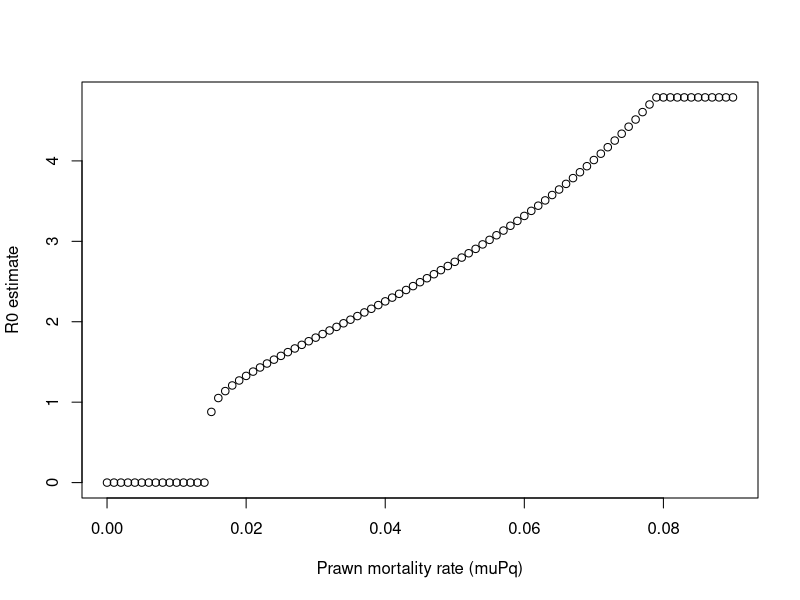
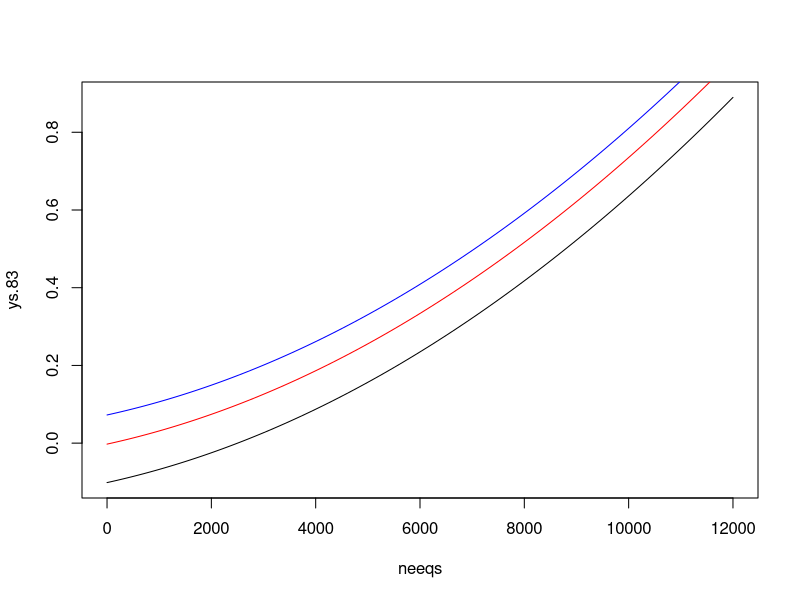
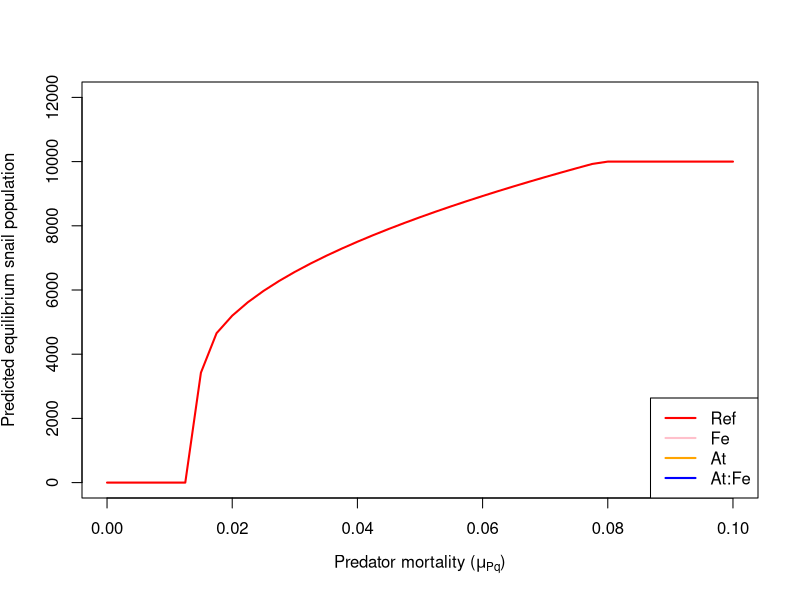
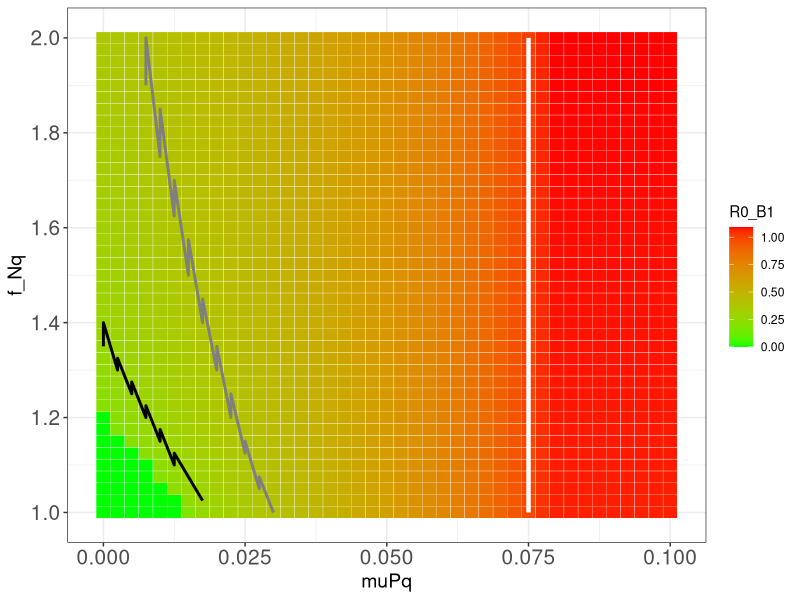
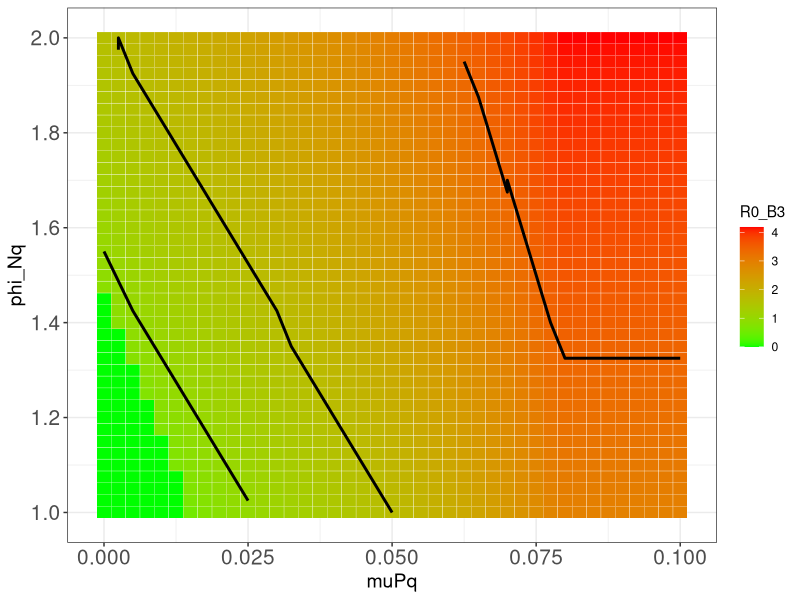
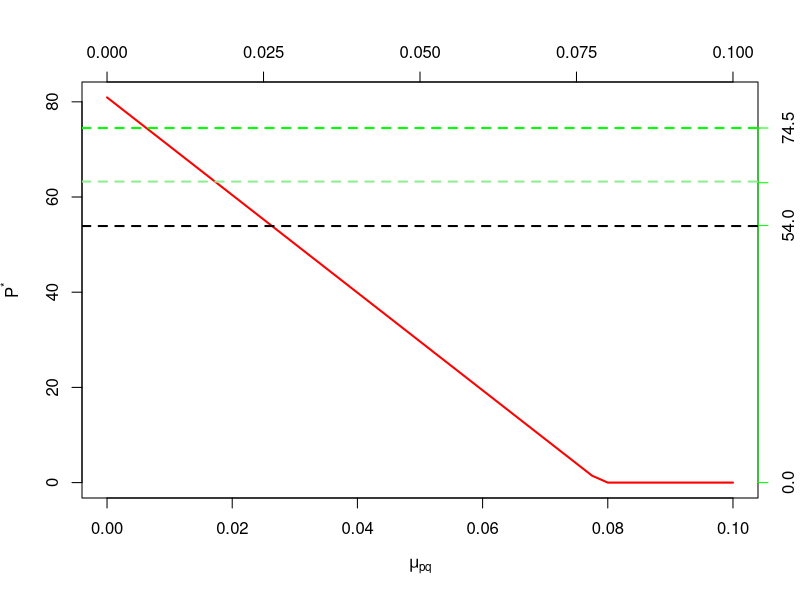
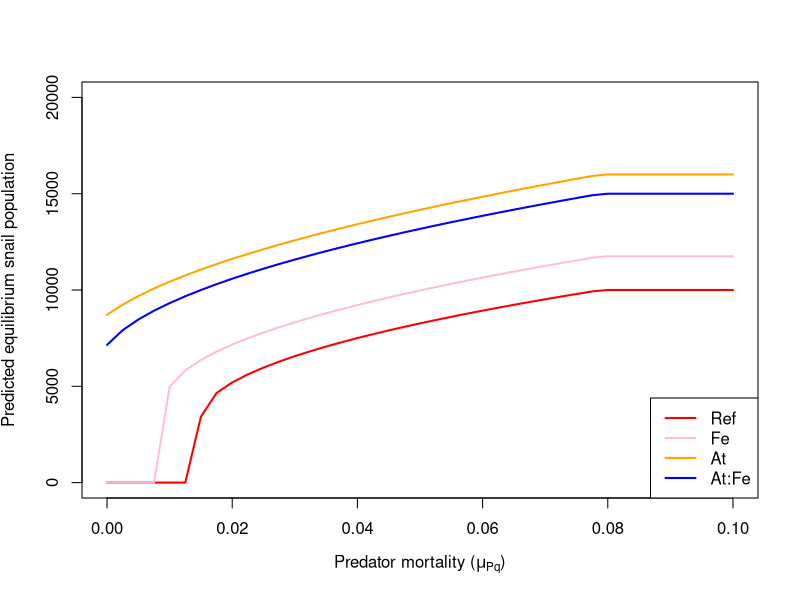
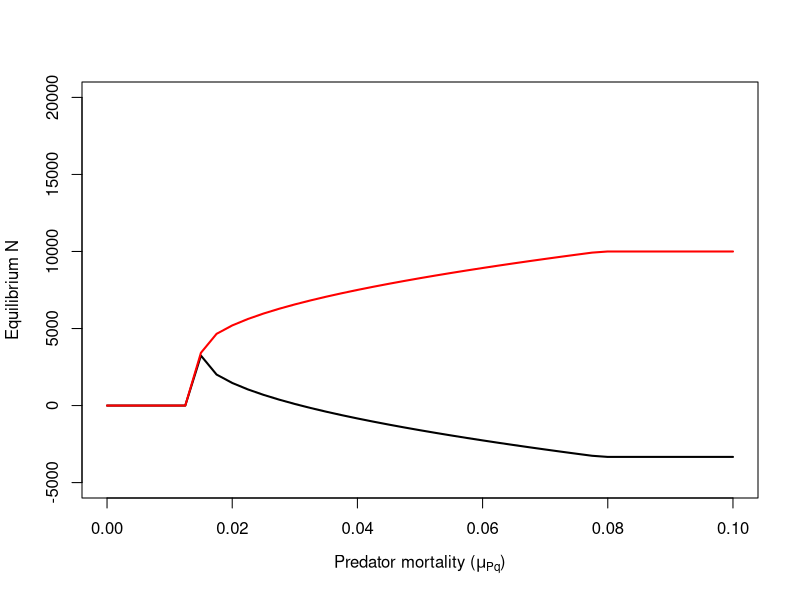

Generate these figures, in order, with R: (Note: this script raises an error after producing the figures.)
require(ggplot2)

#Parameter values ########################
parameters=c( #Excluding beta, Phi_Nq, f_Nq, and muPq which will be read into the R0 function
  ##standard snail parameters 
  f_N=0.16, # recruitment rate (from sokolow et al)
  phi_N=(1-1/(80*0.16))/10000, # carrying capacity from sokolow et al
  z=0.5, #Proportion of exposed snails that reproduce from sokolow et al
  mu_N=1/80, #Mortality rate from Sokolow et al
  sigma=1/50, #Transition rate from exposed to infected from sokolow et al
  mu_I=1/20, #additional snail death due to infection from sokolow et al
  
  #prawn parameters
  alpha=0.003, #attack rate
  Th=0.1,#~Prawn predation limit
  f_P=0.234/2, #prawn birth rate from Cervantes-Santiago Aquaculture 2010 paper (/2 for 1:1 female-male ratio)
  phi_P=1/(40*3),  #prawn carrying capacity
  mu_P= 0.03809524, #observed daily 24 hr prawn mortality rate in chlorP-free tanks of mesocosm#0.00137, previous rate
  
  #Adult Worm, Miracidia and Circariae Parameters
  lamda=0.00004, #probability of snail shedding a cercariae that infects a human host and survives to reproduction
  mu_W=1/(3*365), # death rate of adult worms
  m=0.5, #miracidial shedding rate per reproductive female divided by miracidial mortality; from sokolow et al
  
  #Human parameters
  H=300, #number of humans
  mu_H=1/(60*365) #Assumes 60 year lifespan
)

beta_0= 7.446512e-05
beta_up=9.5484e-05 #NEED TO UPDATE FROM ARATHI< THIS IS JUST A PLACEHOLDER
beta_lo=7.67848e-06

#R0 function #########################

get_Ro<-function(muPq = 0, phi_Nq = 1, beta, f_Nq = 1) #variable parameters to be manipulated
{ 
  f_N<-parameters["f_N"]
  phi_N<-parameters["phi_N"]
  z<-parameters["z"]
  mu_N<-parameters["mu_N"]
  sigma<-parameters["sigma"]
  mu_I<-parameters["mu_I"]
  alpha<-parameters["alpha"]
  Th<-parameters["Th"]
  f_P<-parameters["f_P"]
  phi_P<-parameters["phi_P"]
  mu_P<-parameters["mu_P"]
  lamda<-parameters["lamda"]
  mu_W<-parameters["mu_W"]
  m<-parameters["m"]
  H<-parameters["H"]
  mu_H<-parameters["mu_H"]
  
  P_eq<-(1-((muPq+mu_P)/f_P))/phi_P #Equilibrium estimate of P given prawn predator parameters
  if(P_eq<0){
    P_eq=0
  }
  #Equilibrium estimate of N given snail parameters
  #Shorthand values to use in N_eq expression
  a= -(alpha*Th*f_N*f_Nq*phi_N*phi_Nq^-1)
  b= f_N*f_Nq*alpha*Th - mu_N*alpha*Th - f_N*f_Nq*phi_N*phi_Nq^-1
  c= f_N*f_Nq - mu_N - alpha*P_eq
  
  if((b^2-4*a*c)<0){ #If prawn population sufficient to eliminate snails, N_eq=0
    N_eq=0
  } else {
    N_eq <- (-b - sqrt(b^2-4*a*c)) / (2*a) #Function to solve quadratic expression for N_eq
  }
  
  
  pred<-(alpha*P_eq)/(1+(alpha*N_eq*Th))#death rate of snails due to predators given equilibrium estimates of P and N
  
  T1<-0.5*beta*m*H*N_eq
  T2<-lamda*sigma
  T3<- (mu_W+mu_H)*(mu_N+pred+sigma)*(mu_N+pred+mu_I)
  
  Ro_est <- sqrt((T1*T2)/T3)
  
  print(N_eq)
  print(P_eq)
  Ro_est 
  
}  


get_Ro(muPq=0.06, f_Nq =1.3, beta = beta_0) 

mu_Pqs<-seq(from=0, to=0.09, by=0.001) 
R0s.muPs<-rep(0, 91)
  for(i in 1:91){
    R0s.muPs[i]=get_Ro(muPq=mu_Pqs[i], phi_Nq =1, beta = beta_0)
  }

plot(x=mu_Pqs, y=R0s.muPs, xlab = "Prawn mortality rate (muPq)", ylab = "R0 estimate")
  
#Weird testing ##############
neeqs<-seq(0, 12000, by=100)

#N_eq profile when P_eq=83
  ys.83<-rep(0, 121)
  
  for(i in 1:121){
    ys.83[i]=4.425e-9*neeqs[i]^2+2.95e-5*neeqs[i]+0.1475-0.003*83
  }

    plot(x=neeqs, y=ys.83, type='l')

#N_eq profile when P_eq=50
  ys.50<-rep(0, 121)
  
  for(i in 1:121){
    ys.50[i]=4.425e-9*neeqs[i]^2+2.95e-5*neeqs[i]+0.1475-0.003*50
  }

    lines(x=neeqs, y=ys.50, col='red')
    
#N_eq profile when P_eq=25
  ys.25<-rep(0, 121)
    
    for(i in 1:121){
      ys.25[i]=4.425e-9*neeqs[i]^2+2.95e-5*neeqs[i]+0.1475-0.003*25
    }
    
    lines(x=neeqs, y=ys.25, col='blue')

#Inside R0 function to check out equilibrium estimates of snail population from quadratic ##############
get_N.eq<-function(muPq = 0, f_Nq = 1, phi_Nq = 1)
{   #HAVE TO SET muPq and phi_Nq in function call
  f_N<-parameters["f_N"]
  phi_N<-parameters["phi_N"]
  z<-parameters["z"]
  mu_N<-parameters["mu_N"]
  beta<-parameters["beta"]
  sigma<-parameters["sigma"]
  mu_I<-parameters["mu_I"]
  alpha<-parameters["alpha"]
  Th<-parameters["Th"]
  f_P<-parameters["f_P"]
  phi_P<-parameters["phi_P"]
  mu_P<-parameters["mu_P"]
  lamda<-parameters["lamda"]
  mu_W<-parameters["mu_W"]
  m<-parameters["m"]
  H<-parameters["H"]
  mu_H<-parameters["mu_H"]
  
  P_eq<-(1-((muPq+mu_P)/f_P))/phi_P #Equilibrium estimate of P given prawn predator parameters
  if(P_eq<0){
    P_eq=0
  }
  #Equilibrium estimate of N given snail parameters
  #Shorthand values to use in N_eq expression
  a= -(alpha*Th*f_N*f_Nq*phi_N*phi_Nq^-1)
  b= f_N*f_Nq*alpha*Th - mu_N*alpha*Th - f_N*f_Nq*phi_N*phi_Nq^-1
  c= f_N*f_Nq - mu_N - alpha*P_eq
  

    if((b^2-4*a*c)<0){ #If prawn population sufficient to eliminate snails, N_eq=0
      N_eq1=0
    } else {
      N_eq1 <- (-b + sqrt(b^2-4*a*c)) / (2*a) #Function to solve quadratic expression for N_eq
    }
  
    if((b^2-4*a*c)<0){ #If prawn population sufficient to eliminate snails, N_eq=0
      N_eq2=0
    } else {
      N_eq2 <- (-b - sqrt(b^2-4*a*c)) / (2*a) #Function to solve quadratic expression for N_eq
    }
  
  print(c(P_eq,N_eq1, N_eq2))
  
}
get_N.eq(muPq = 0.06, phi_Nq =1.61)
get_N.eq(muPq = 0.73)


#Check out influence of snail fertility rate scalars across muPq profile ######################
  fnqs<-seq(1, 2, by=0.025) 
  mups<-seq(0, 0.1, by=0.0025)
  
  tests<-data.frame("f_Nq" = rep(fnqs, 41),
                    "muPq" = rep(mups, each=41),
                    "P_eq" = rep(0, length(fnqs)*41),
                    "N_eq1" = rep(0, length(fnqs)*41),
                    "N_eq2" = rep(0, length(fnqs)*41),
                    "R0_B1" = rep(0, length(fnqs)*41),
                    "R0_B2" = rep(0, length(fnqs)*41),
                    "R0_B3" = rep(0, length(fnqs)*41))

  for(i in 1:nrow(tests)){
    tests[i,3] = get_N.eq(muPq = tests[i,2], f_Nq = tests[i,1])[1]
    tests[i,4] = get_N.eq(muPq = tests[i,2], f_Nq = tests[i,1])[2]
    tests[i,5] = get_N.eq(muPq = tests[i,2], f_Nq = tests[i,1])[3]
    tests[i,6] = get_Ro(muPq = tests[i,2], f_Nq = tests[i,1], beta = 1.1128e-6*(10/3))
    tests[i,7] = get_Ro(muPq = tests[i,2], f_Nq = tests[i,1], beta = 7.038e-6*(10/3))
    tests[i,8] = get_Ro(muPq = tests[i,2], f_Nq = tests[i,1], beta = 4.8372e-5)
  }
  
  plot(x=tests$muPq[tests$f_Nq==1] ,y=tests$N_eq2[tests$f_Nq==1], type='l', lwd=2, col = 'red', ylim = c(0,12000),
       xlab = expression(paste('Predator mortality (', mu[P][q], ')', sep='')),
       ylab = expression(paste('Predicted equilibrium snail population')))
    lines(x=tests$muPq[tests$f_Nq==1.19] , y=tests$N_eq2[tests$f_Nq==1.19], col = 'pink', lwd=2)
    lines(x=tests$muPq[tests$f_Nq==1.74] , y=tests$N_eq2[tests$f_Nq==1.74], col = 'orange', lwd=2)
    lines(x=tests$muPq[tests$f_Nq==1.62] , y=tests$N_eq2[tests$f_Nq==1.62], col = 'blue', lwd=2)
    legend('bottomright', legend = c('Ref', 'Fe', 'At', 'At:Fe'), lwd=2, col=c('red', 'pink', 'orange', 'blue'))
    
    
#Plot heat map of R0 values between pred mortality and snailbirth rate 
  tests.gg1<-subset(tests, R0_B1 <= 1.025 & R0_B1 >= 0.985)
  tests.gg2<-subset(tests, R0_B2 <= 1.015 & R0_B2 >= 0.985)
  tests.gg3<-subset(tests, R0_B3 <= 1.03 & R0_B3 >= 0.97)

 
    
    ggplot(tests, aes(x=muPq, y=f_Nq, fill=R0_B1))+
      theme_bw()+
      theme(axis.title=element_text(size=14),
            axis.text=element_text(size=15))+
      scale_y_continuous(breaks=c(1, 1.2, 1.4, 1.6, 1.8, 2.0))+
      scale_x_continuous(breaks=c(0, 0.025, 0.05, 0.075, 0.1))+
      geom_tile(color='white', size=0.1)+
      scale_fill_continuous(low='green', high='red') +
      geom_line(data = tests.gg1, aes(x=muPq, y=f_Nq), col = 'white', size=1.5)+
      geom_line(data = tests.gg2, aes(x=muPq, y=f_Nq), col = 'grey50', size=1)+
      geom_line(data = tests.gg3, aes(x=muPq, y=f_Nq), col = 'black', size=1)

    
#Check out influence of snail carrying capacity scalars across muPq profile ##################### 
    phinqs<-seq(1, 2, by=0.025) 
    mups<-seq(0, 0.1, by=0.0025)
    
    tests2<-data.frame("phi_Nq" = rep(phinqs, 41),
                      "muPq" = rep(mups, each=41),
                      "P_eq" = rep(0, length(phinqs)*41),
                      "N_eq1" = rep(0, length(phinqs)*41),
                      "N_eq2" = rep(0, length(phinqs)*41),
                      "R0_B1" = rep(0, length(phinqs)*41),
                      "R0_B2" = rep(0, length(phinqs)*41),
                      "R0_B3" = rep(0, length(phinqs)*41))
    
    for(i in 1:nrow(tests2)){
      tests2[i,3] = get_N.eq(muPq = tests2[i,2], phi_Nq = tests2[i,1])[1]
      tests2[i,4] = get_N.eq(muPq = tests2[i,2], phi_Nq = tests2[i,1])[2]
      tests2[i,5] = get_N.eq(muPq = tests2[i,2], phi_Nq = tests2[i,1])[3]
      tests2[i,6] = get_Ro(muPq = tests2[i,2], phi_Nq = tests2[i,1], beta = 1.00e-5)
      tests2[i,7] = get_Ro(muPq = tests2[i,2], phi_Nq = tests2[i,1], beta = 2.4376e-6)
      tests2[i,8] = get_Ro(muPq = tests2[i,2], phi_Nq = tests2[i,1], beta = 2.8372e-5)
    }
    
    
  #Plot heat map of R0 values between pred mortality and snail carrying capacity  
    tests2.gg1<-subset(tests2, R0_B1 <= 1.01 & R0_B1 >= 0.99)
    tests2.gg2<-subset(tests2, R0_B2 <= 1.005 & R0_B2 >= 0.995)
    tests2.gg3<-subset(tests2, R0_B3 <= 1.015 & R0_B3 >= 0.985)
    
    
    
    ggplot(tests2, aes(x=muPq, y=phi_Nq, fill=R0_B3))+
      theme_bw()+
      theme(axis.title=element_text(size=14),
            axis.text=element_text(size=15))+
      scale_y_continuous(breaks=c(1, 1.2, 1.4, 1.6, 1.8, 2.0))+
      scale_x_continuous(breaks=c(0, 0.025, 0.05, 0.075, 0.1))+
      geom_tile(color='white', size=0.1)+
      scale_fill_continuous(low='green', high='red') +
      geom_line(data = tests2.gg1, aes(x=muPq, y=phi_Nq), col = 'black', size=1)+
      geom_line(data = tests2.gg2, aes(x=muPq, y=phi_Nq), col = 'black', size=1)+
      geom_line(data = tests2.gg3, aes(x=muPq, y=phi_Nq), col = 'black', size=1)
  
    plot(x=sort(unique(tests2$muPq), decreasing = TRUE), 
         y = sort(c(unique(tests2$P_eq),rep(0,8))), 
         type = 'l', lwd=2, col='red', 
         xlab = expression(paste(mu[p][q], sep='')),
         ylab  = expression(paste('P'^'*', sep='')))
    axis(side = 3,at = c(0,0.025,0.05,0.075,0.10))
    axis(side = 4,at = c(0,54,63,74.5), col='green')
    abline(a = 53.9, b=0, lty=2, lwd=2)
    abline(a = 63.25, b=0, lty=2, lwd=2, col='lightgreen')
    abline(a = 74.5, b=0, lty=2, lwd=2 , col='green')
    
    
  tests2$phi_Nq<-factor(tests2$phi_Nq, levels = sort(unique(tests2$phi_Nq)))
    
    
    plot(x=tests2$muPq[tests2$phi_Nq==1] ,y=tests2$N_eq2[tests2$phi_Nq==1], type='l', lwd=2, col = 'red', ylim = c(0,20000),
         xlab = expression(paste('Predator mortality (', mu[P][q], ')', sep='')),
         ylab = expression(paste('Predicted equilibrium snail population')))
    lines(x=tests2$muPq[tests2$phi_Nq=='1.175'] , y=tests2$N_eq2[tests2$phi_Nq=='1.175'], col = 'pink', lwd=2)
    lines(x=tests2$muPq[tests2$phi_Nq=='1.6'] , y=tests2$N_eq2[tests2$phi_Nq=='1.6'], col = 'orange', lwd=2)
    lines(x=tests2$muPq[tests2$phi_Nq=='1.5'] , y=tests2$N_eq2[tests2$phi_Nq=='1.5'], col = 'blue', lwd=2)
    legend('bottomright', legend = c('Ref', 'Fe', 'At', 'At:Fe'), lwd=2, col=c('red', 'pink', 'orange', 'blue'))
      
    
  plot(tests$muPq[tests$f_Nq==1], tests$N_eq1[tests$f_Nq==1], pch=16, type='l', lwd=2,
       xlab = expression(paste('Predator mortality (', mu[P][q], ')', sep='')), 
       ylab = "Equilibrium N", ylim=c(-5000, 20000))
    lines(tests$muPq[tests$f_Nq==1], tests$N_eq2[tests$f_Nq==1], pch=16, col='red', lwd=2)
  
  #Something weird going on @muPq = 0.018; investigate
    tests2<-data.frame("phiNq" = rep(1, 1001),
                      "muPq" =seq(0.0175, 0.0185, by=0.000001),
                      "P_eq" = rep(0, 1001),
                      "N_eq1" = rep(0, 1001),
                      "N_eq2" = rep(0, 1001),
                      "R0" = rep(0, 1001))
    
    for(i in 1:nrow(tests2)){
      tests2[i,3] = get_N.eq(muPq = tests2[i,2], phi_Nq = tests2[i,1])[1]
      tests2[i,4] = get_N.eq(muPq = tests2[i,2], phi_Nq = tests2[i,1])[2]
      tests2[i,5] = get_N.eq(muPq = tests2[i,2], phi_Nq = tests2[i,1])[3]
      tests2[i,6] = get_Ro(muPq = tests2[i,2], phi_Nq = tests2[i,1], beta = beta_0)
    }
    
    plot(tests2$muPq[tests2$phiNq==1], tests2$N_eq1[tests2$phiNq==1], pch=16, 
         xlab = expression(paste('Predator mortality (', mu[P][q], ')', sep='')), 
         ylab = "Equilibrium N", ylim=c(-5000, 20000))
    points(tests2$muPq[tests2$phiNq==1], tests2$N_eq2[tests2$phiNq==1], pch=16, col='red', lwd=2)
    
    ggplot(tests, aes(x=P_eq, y=N_eq2, fill=R0))+
      theme_bw()+
      #scale_y_continuous(breaks=c(1, 1.2, 1.4, 1.6, 1.8, 2.0))+
      #scale_x_continuous(breaks=c(0, 0.025, 0.05, 0.075, 0.1))+
      geom_tile(color='white', size=0.1)+
      #coord_equal()+
      scale_fill_continuous(low='green', high='red')

#R0 function where equilibrium snails and predator populations are set    
get_Ro.eq<-function(N_eq, P_eq)
    {   
      f_N<-parameters["f_N"]
      phi_N<-parameters["phi_N"]
      z<-parameters["z"]
      mu_N<-parameters["mu_N"]
      beta<-parameters["beta"]
      sigma<-parameters["sigma"]
      mu_I<-parameters["mu_I"]
      alpha<-parameters["alpha"]
      Th<-parameters["Th"]
      f_P<-parameters["f_P"]
      phi_P<-parameters["phi_P"]
      mu_P<-parameters["mu_P"]
      lamda<-parameters["lamda"]
      mu_W<-parameters["mu_W"]
      m<-parameters["m"]
      H<-parameters["H"]
      mu_H<-parameters["mu_H"]
      
      pred<-(alpha*P_eq)/(1+(alpha*N_eq*Th))#death rate of snails due to predators given equilibrium estimates of P and N
      
      T1<-0.5*beta*m*H*N_eq
      T2<-lamda*sigma
      T3<- (mu_W+mu_H)*(mu_N+pred+sigma)*(mu_N+pred+mu_I)
      
      Ro_est <- sqrt((T1*T2)/T3)

      Ro_est 
      
}

get_Ro.eq(N_eq = 10000, P_eq = 5)
    
#Get 10-day chlorP data to incoporate #################
ecotox_10.<-data.frame('chem'=rep("Chlorpyrifos", 30),
                      'dose'=c(rep(0,5), rep(0.64,5), rep(3.2,5), 
                               rep(6.4,5), rep(32,5), rep(64,5)),
                      'dead'=c(rep(0,5), rep(0,5), rep(0,5), 
                               rep(0,2), rep(1,13)))

  ecotox10..<-glm(dead ~ dose, family=binomial(link="probit"),data=ecotox_10.)
  summary(ecotox10..)
  
  #Extrapolate response to constant gradient of Chlorpyrifos concentration
  p.ecotox10<-data.frame(dose=seq(from=0, to=100, by=0.01))
  p.ecotox10[, c('mortality', 'st.er')]<-predict(ecotox10.., p.ecotox10, 
                                                 type = "response", se.fit=TRUE)
  
  for(i in 1:nrow(p.ecotox10)){
    p.ecotox10[i,4] = get_N.eq(muPq = p.ecotox10[i,2]/10, phi_Nq = 1)[1]
    p.ecotox10[i,5] = get_N.eq(muPq = p.ecotox10[i,2]/10, phi_Nq = 1)[2]
    p.ecotox10[i,6] = get_N.eq(muPq = p.ecotox10[i,2]/10, phi_Nq = 1)[3]
    p.ecotox10[i,7] = get_Ro(muPq = p.ecotox10[i,2]/10, phi_Nq = 1, beta = beta_0)
    p.ecotox10[i,8] = get_N.eq(muPq = p.ecotox10[i,2]/10, phi_Nq = 1.16)[1]
    p.ecotox10[i,9] = get_N.eq(muPq = p.ecotox10[i,2]/10, phi_Nq = 1.16)[2]
    p.ecotox10[i,10] = get_N.eq(muPq = p.ecotox10[i,2]/10, phi_Nq = 1.16)[3]
    p.ecotox10[i,11] = get_Ro(muPq = p.ecotox10[i,2]/10, phi_Nq = 1.16, beta = beta_0)
    p.ecotox10[i,12] = get_N.eq(muPq = p.ecotox10[i,2]/10, phi_Nq = 1.61)[1]
    p.ecotox10[i,13] = get_N.eq(muPq = p.ecotox10[i,2]/10, phi_Nq = 1.61)[2]
    p.ecotox10[i,14] = get_N.eq(muPq = p.ecotox10[i,2]/10, phi_Nq = 1.61)[3]
    p.ecotox10[i,15] = get_Ro(muPq = p.ecotox10[i,2]/10, phi_Nq = 1.61, beta = beta_0)
    p.ecotox10[i,16] = get_N.eq(muPq = p.ecotox10[i,2]/10, phi_Nq = 1.51)[1]
    p.ecotox10[i,17] = get_N.eq(muPq = p.ecotox10[i,2]/10, phi_Nq = 1.51)[2]
    p.ecotox10[i,18] = get_N.eq(muPq = p.ecotox10[i,2]/10, phi_Nq = 1.51)[3]
    p.ecotox10[i,19] = get_Ro(muPq = p.ecotox10[i,2]/10, phi_Nq = 1.51, beta = beta_0)
  }
  colnames(p.ecotox10)[c(4:19)]<-c('Ch_P_eq', 'Ch_N_eq1', 'Ch_N_eq2', 'Ch_R0',
                                   'Ch_Fe_P_eq', 'Ch_Fe_N_eq1', 'Ch_Fe_N_eq2', 'Ch_Fe_R0',
                                   'Ch_At_P_eq', 'Ch_At_N_eq1', 'Ch_At_N_eq2', 'Ch_At_R0',
                                   'Ch_At_Fe_P_eq', 'Ch_At_Fe_N_eq1', 'Ch_At_Fe_N_eq2', 'Ch_At_Fe_R0')
  
  plot(x=p.ecotox10$dose ,y=p.ecotox10$Ch_N_eq2, type='l', 
       lwd=2, col = 'red', ylim = c(0,20000), xlim=c(0,10),
       xlab = expression(paste('Chlorpyrifos concentration (', mu, 'g/L)', sep='')),
       ylab = expression(paste('Predicted equilibrium snail population')))
  lines(x=p.ecotox10$dose , y=p.ecotox10$Ch_Fe_N_eq2, col = 'pink', lwd=2)
  lines(x=p.ecotox10$dose , y=p.ecotox10$Ch_At_N_eq2, col = 'orange', lwd=2)
  lines(x=p.ecotox10$dose , y=p.ecotox10$Ch_At_Fe_N_eq2, col = 'blue', lwd=2)
  legend('bottomright', legend = c('Ref', 'Fe', 'At', 'At:Fe'), lwd=2, 
         col=c('red', 'pink', 'orange', 'blue'))
  
#Get 4-day chlorP data to incoporate #############
ecotox_4.<-data.frame('chem'=rep("Chlorpyrifos", 30),
                         'dose'=c(rep(0,5), rep(0.64,5), rep(3.2,5), 
                                  rep(6.4,5), rep(32,5), rep(64,5)),
                         'dead'=c(rep(0,5), rep(0,5), rep(0,5), 
                                  rep(0,5), 0, rep(1,9)))
  
ecotox_4..<-glm(dead ~ dose, family=binomial(link="probit"),data=ecotox_4.)
  summary(ecotox_4..)
  
#Extrapolate response to constant gradient of Chlorpyrifos concentration
  p.ecotox4<-data.frame(dose=seq(from=0, to=100, by=0.01))
  p.ecotox4[, c('mortality', 'st.er')]<-predict(ecotox_4.., p.ecotox4, 
                                                 type = "response", se.fit=TRUE)
  
  for(i in 1:nrow(p.ecotox4)){
    p.ecotox4[i,4] = get_N.eq(muPq = p.ecotox4[i,2]/4, phi_Nq = 1)[1]
    p.ecotox4[i,5] = get_N.eq(muPq = p.ecotox4[i,2]/4, phi_Nq = 1)[2]
    p.ecotox4[i,6] = get_N.eq(muPq = p.ecotox4[i,2]/4, phi_Nq = 1)[3]
    p.ecotox4[i,7] = get_Ro(muPq = p.ecotox4[i,2]/4, phi_Nq = 1, beta = beta_0)
    p.ecotox4[i,8] = get_N.eq(muPq = p.ecotox4[i,2]/4, phi_Nq = 1.16)[1]
    p.ecotox4[i,9] = get_N.eq(muPq = p.ecotox4[i,2]/4, phi_Nq = 1.16)[2]
    p.ecotox4[i,10] = get_N.eq(muPq = p.ecotox4[i,2]/4, phi_Nq = 1.16)[3]
    p.ecotox4[i,11] = get_Ro(muPq = p.ecotox4[i,2]/4, phi_Nq = 1.16, beta = beta_0)
    p.ecotox4[i,12] = get_N.eq(muPq = p.ecotox4[i,2]/4, phi_Nq = 1.61)[1]
    p.ecotox4[i,13] = get_N.eq(muPq = p.ecotox4[i,2]/4, phi_Nq = 1.61)[2]
    p.ecotox4[i,14] = get_N.eq(muPq = p.ecotox4[i,2]/4, phi_Nq = 1.61)[3]
    p.ecotox4[i,15] = get_Ro(muPq = p.ecotox4[i,2]/4, phi_Nq = 1.61, beta = beta_0)
    p.ecotox4[i,16] = get_N.eq(muPq = p.ecotox4[i,2]/4, phi_Nq = 1.51)[1]
    p.ecotox4[i,17] = get_N.eq(muPq = p.ecotox4[i,2]/4, phi_Nq = 1.51)[2]
    p.ecotox4[i,18] = get_N.eq(muPq = p.ecotox4[i,2]/4, phi_Nq = 1.51)[3]
    p.ecotox4[i,19] = get_Ro(muPq = p.ecotox4[i,2]/4, phi_Nq = 1.51, beta = beta_0)
  }
  colnames(p.ecotox4)[c(4:19)]<-c('Ch_P_eq', 'Ch_N_eq1', 'Ch_N_eq2', 'Ch_R0',
                                   'Ch_Fe_P_eq', 'Ch_Fe_N_eq1', 'Ch_Fe_N_eq2', 'Ch_Fe_R0',
                                   'Ch_At_P_eq', 'Ch_At_N_eq1', 'Ch_At_N_eq2', 'Ch_At_R0',
                                   'Ch_At_Fe_P_eq', 'Ch_At_Fe_N_eq1', 'Ch_At_Fe_N_eq2', 'Ch_At_Fe_R0')
  
  plot(x=p.ecotox4$dose ,y=p.ecotox4$Ch_N_eq2, type='l', 
       lwd=2, col = 'red', ylim = c(0,20000), xlim=c(0,30),
       xlab = expression(paste('Chlorpyrifos concentration (', mu, 'g/L)', sep='')),
       ylab = expression(paste('Predicted equilibrium snail population')))
  lines(x=p.ecotox4$dose , y=p.ecotox4$Ch_Fe_N_eq2, col = 'pink', lwd=2)
  lines(x=p.ecotox4$dose , y=p.ecotox4$Ch_At_N_eq2, col = 'orange', lwd=2)
  lines(x=p.ecotox4$dose , y=p.ecotox4$Ch_At_Fe_N_eq2, col = 'blue', lwd=2)
  legend('topleft', legend = c('Ref', 'Fe', 'At', 'At:Fe'), lwd=2, 
         col=c('red', 'pink', 'orange', 'blue'))
  
  
  
#3d response of N_eq to variable atrazine and chlorP doses ###################
  